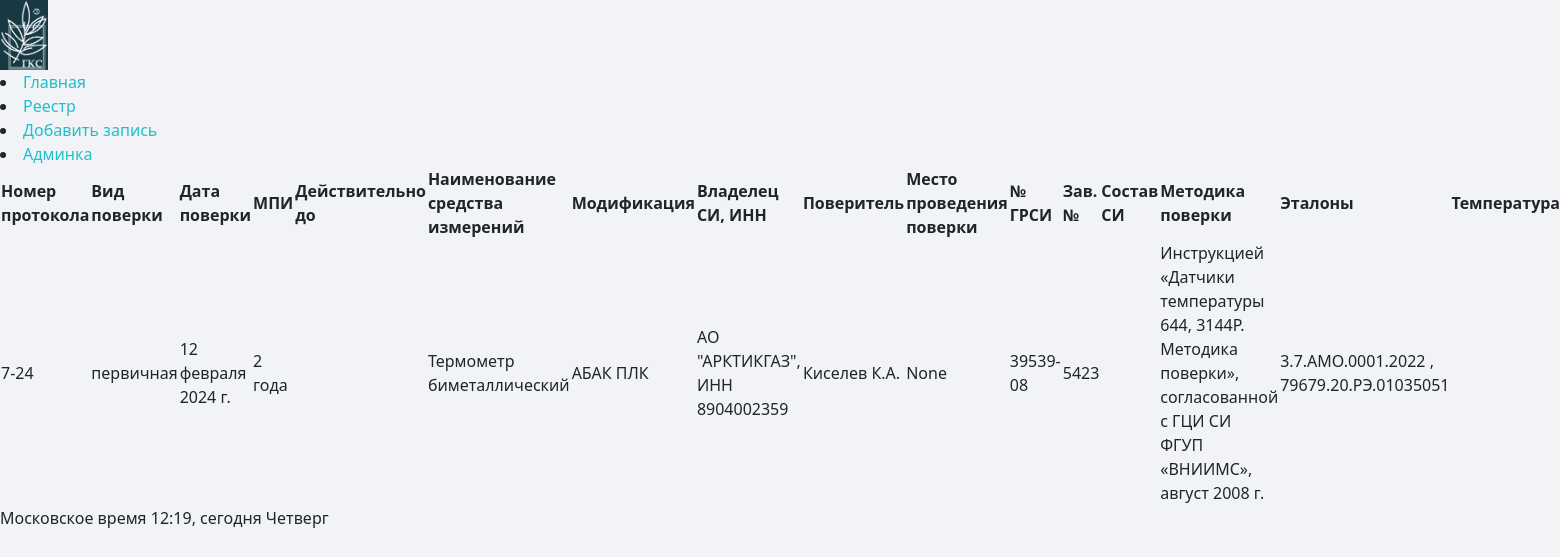
/reestr/7-24/, run on the app's committed database.
### reestr_list/models.py (models this page shows, shortened)
class Register(models.Model):
    id_numb = models.SlugField('Номер протокола', max_length=10, db_index=True, null=True, blank=True, unique=True)
    class Kinds(models.TextChoices):
        perv = 'первичная', 'первичная'
        period = 'периодическая', 'периодическая'
        __empty__='выберите тип поверки'
    kind = models.CharField(max_length=50, choices=Kinds.choices, default=Kinds.period, verbose_name='Вид поверки', blank=True, null=True)
    date = models.DateField('Дата поверки', null=True, blank=True)
    mpi = models.CharField(max_length=10, choices=(
        ('1 год', '1'),
        ('2 года', '2'),
        ('3 года', '3'),
        ('4 года', '4'),
        ('5 лет', '5'),
        ('6 лет', '6'),
    ), verbose_name='Межповерочный интервал', null=True, blank=True)
    name = models.ForeignKey(Name, on_delete=models.PROTECT, verbose_name="Наименование средства измерений", blank=True,
                             null=True)
    modif = models.ForeignKey(Modification, on_delete=models.PROTECT, verbose_name="Модификация",
                              help_text='выберите модификацию', blank=True, null=True)
    owner = models.ForeignKey(Owner, on_delete=models.PROTECT, related_name="+", verbose_name="Владелец СИ, ИНН",
                              default=None, blank=True, null=True)
    povername = models.ForeignKey(Pover, on_delete=models.PROTECT, verbose_name="Поверитель", blank=True, null=True)
    place = models.ForeignKey(Places, on_delete=models.PROTECT, verbose_name="Место проведения поверки",
                          default=None, blank=True, null=True)
    descr = models.ForeignKey(DescriptionType, on_delete=models.PROTECT, verbose_name="Описание типа",
                              help_text='выберите описание типа', null=True, blank=True)
    number = models.CharField('Заводской номер', max_length=50, blank=True, null=True)
    method = models.ForeignKey(Methodika, on_delete=models.PROTECT, verbose_name="Методика поверки",
                                   help_text='выберите методику поверки', blank=True, null=True)
    etalons = models.ManyToManyField(Etalon, related_name='etalons', blank=True)
    hum_val = models.DecimalField('Влажность', default=45.0, max_digits=3, decimal_places=1, blank=True, null=True)
    d_min = models.CharField('Нижний диапазон', max_length=100, null=True, blank=True)
    d_max = models.CharField('Верхний диапазон', max_length=100, null=True, blank=True)
    class EdIzmKind(models.TextChoices):
        kpa = 'кПа', 'кПа'
        mpa = 'МПа', 'МПа'
        bar = 'бар', 'бар'
        milibar = 'мбар', 'мбар'
        cel = '°С', '°С'
        nkpr = '% НКПР', '% НКПР'
        mamp = 'мА', 'мА'
        volt = 'В', 'В'
        mm = 'мм', 'мм'
        kgs = 'кгс/см²', 'кгс/см²'
        mgm = 'мг/м³', 'мг/м³'
        vol = '% об. д.', '% об. д.'
        ppm = 'ppm', 'ppm'
        __empty__ = 'выберите единицы измерения'
    ed_izm = models.CharField('Единицы измерения', max_length=100, choices=EdIzmKind.choices, null=True, blank=True)
    pogr_val = models.CharField('Погрешность', max_length=100, blank=True, null=True)
    impl_name = models.ForeignKey(Usernames, on_delete=models.PROTECT, verbose_name="Исполнитель", blank=True,
                                  null=True)
    publish = models.DateTimeField('Создано', default=timezone.now, blank=True, null=True)
    created_at = models.DateTimeField("Создано auto now add", auto_now_add=True, blank=True, null=True)
    updated = models.DateTimeField('Изменено', auto_now=True, blank=True, null=True)
    class Status(models.TextChoices):
        DRAFT = 'Не загружено в АРШИН', 'draft'
        PUBLISHED = 'Загружено в АРШИН', 'published'
    status = models.CharField(max_length=30, choices=Status.choices, default=Status.DRAFT, blank=True, null=True)
    objects = models.Manager()  # менеджер, применяемый по умолчанию
    class Meta:
        verbose_name = 'Реестр'
        verbose_name_plural = 'Реестр'
        ordering = ['-updated']
        indexes = [
            models.Index(fields=['id_numb']),
            models.Index(fields=['descr']),
            models.Index(fields=['number']),
            models.Index(fields=['date']),
            models.Index(fields=['modif']),
        ]

class Name(models.Model):
    name = models.CharField('Наименование СИ', max_length=500, null=False, blank=False, unique=True)
    class Meta:
        db_table = 'names'  # название таблицы в БД
        ordering = ['name']
        verbose_name = 'Наименование СИ'
        verbose_name_plural = 'Наименования СИ'
    def __str__(self):
        return self.name

class Modification(models.Model):
    modif = models.CharField('Модификация', max_length=500, null=False, blank=True, unique=True)
    class Meta:
        db_table = 'modification'  # название таблицы в БД
        ordering = ['modif']
        verbose_name = 'Модификация'
        verbose_name_plural = 'Модификации'
    def __str__(self):
        return self.modif

class Owner(models.Model):
    owner = models.CharField('Владелец, ИНН', max_length=100, null=False, blank=False, unique=True)
    class Meta:
        db_table = 'owners'  # название таблицы в БД
        ordering = ['owner']
        verbose_name = 'Владелец'
        verbose_name_plural = 'Владельцы'
    def __str__(self):
        return self.owner

class Pover(models.Model):
    povername = models.CharField('Поверитель', max_length=100, null=False, blank=False, unique=True)
    class Meta:
        db_table = 'povernames'  # название таблицы в БД
        ordering = ['povername']
        verbose_name = 'Поверитель'
        verbose_name_plural = 'Поверители'
    def __str__(self):
        return self.povername

class DescriptionType(models.Model):
    date = models.DateField('Срок свидетельства', null=True, blank=True)
    link =  models.URLField('Ссылка', max_length=500, null=True, blank=True, unique=True)
    number = models.SlugField('Номер в госреестре', max_length=10, null=False, blank=False, unique=True)
    producer = models.CharField('Изготовитель', max_length=500, null=True, blank=True)
    class Meta:
        db_table = 'description_type'  # название таблицы в БД
        ordering = ['number'] # сортировка
        verbose_name = 'Описание типа' # имя в единственном числе
        verbose_name_plural = 'Описания типа' # имя во множественном числе
    def __str__(self):
        return self.number

class Methodika(models.Model):
    method = models.CharField('Методика поверки', max_length=500, null=False, blank=False, unique=True)
    class Meta:
        db_table = 'methods'  # название таблицы в БД
        ordering = ['method']
        verbose_name = 'Методика поверки'
        verbose_name_plural = 'Методики поверки'
    def __str__(self):
        return self.method

class Etalon(models.Model):
    code = models.CharField('Шифр', max_length=50, null=False, blank=True)
    name = models.CharField('Наименование', max_length=1000, null=False, blank=True)
    class Meta:
        db_table = 'etalons'
        ordering = ['code']
        verbose_name = 'Эталон'
        verbose_name_plural = 'Эталоны'
    def __str__(self):
        return self.code

### reestr_list/views.py (the view)
# urls.py: path("reestr/<slug:id_numb>/", register_detail, name="register_detail"),
def register_detail(request, id_numb):
    try:
        register = Register.objects.get(id_numb=id_numb)
    except Register.DoesNotExist:
        raise Http404("нет детальной информации")
    return render(request, 'reestr_list/list_detail.html', {'register':register})

### reestr_list/templates/reestr_list/list_detail.html (shortened to what this page needs)
{% extends "index.html" %} {% block title %} Реестр {% endblock title %}
{% block body %}
<table>
  <tr>
    <th>Номер протокола</th>
    <th>Вид поверки</th>
    <th>Дата поверки</th>
    <th>МПИ</th>
    <th>Действительно до</th>
    <th>Наименование средства измерений</th>
    <th>Модификация</th>
    <th>Владелец СИ, ИНН</th>
    <th>Поверитель</th>
    <th>Место проведения поверки</th>
    <th>№ ГРСИ</th>
    <th>Зав. №</th>
    <th>Состав СИ</th>
    <th>Методика поверки</th>
    <th>Эталоны</th>
    <th>Температура</th>
  </tr>
  <tr>
    <td>{{ register.id_numb  }}</td>
    <td>{{ register.kind }}</td>
    <td>{{ register.date }}</td>
    <td>{{ register.mpi }}</td>
    <td>{{ register.until }}</td>
    <td>{{ register.name }}</td>
    <td>{{ register.modif }}</td>
    <td>{{ register.owner }}</td>
    <td>{{ register.povername }}</td>
    <td>{{ register.place }}</td>
    <td>{{ register.descr }}</td>
    <td>{{ register.number }}</td>
    <td>{{ register.composition }}</td>
    <td>{{ register.method }}</td>
    <td>
      {% for etalon in register.etalons.all %}
        {% if register.etalons.all.count == 1 %}
          {{ etalon }}
        {% else %}
          {{ etalon }} {% if not forloop.last %},
          {% endif %}
        {% endif %}
      {% endfor %}
    </td>
    <td>{{ register.temp_val }} {{ register.temp_kind }}</td>
  </tr>
</table>
{% endblock body %}

### reestr_list/static/reestr_list/css/reestr_list.css (style rules this page uses)
body { background-color: #F1F3F6; }

### data on the page
Register: id_numb "7-24", kind "первичная", date "12 февраля 2024 г.", mpi "2 года", name "Термометр биметаллический", modif "АБАК ПЛК", owner "АО \"АРКТИКГАЗ\", ИНН 8904002359", povername "Киселев К.А.", place "None", descr "39539-08", number "5423", method "Инструкцией «Датчики температуры 644, 3144Р. Методика поверки», согласованной с ГЦИ СИ ФГУП «ВНИИМС», август 2008 г."
Etalon: code "3.7.АМО.0001.2022"
Etalon: code "79679.20.РЭ.01035051"

### other printed values
{{ current_weekday }} "Четверг"
